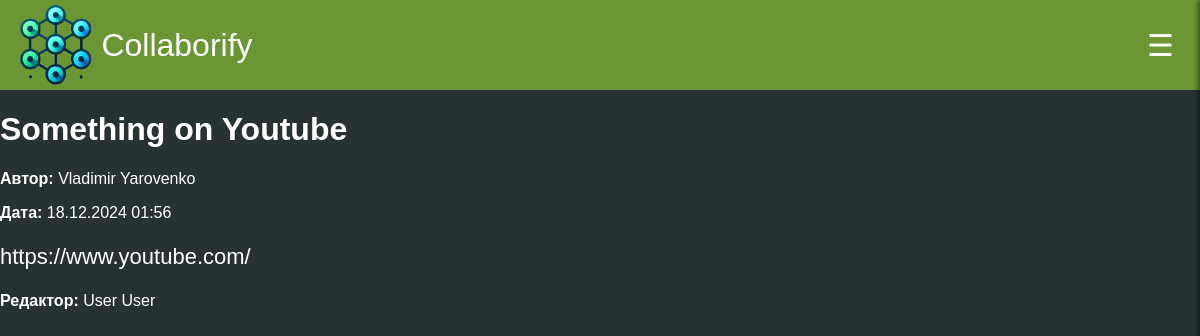
The app's page /news-detail/2/ with its own data.
### default_pages/models.py (models this page shows, shortened)
class News(models.Model):
    title = models.CharField(max_length=255)
    content = models.TextField()
    author = models.ForeignKey(
        CustomUser,
        on_delete=models.CASCADE,
        related_name="authored_news"
    )
    editor = models.ForeignKey(
        CustomUser,
        on_delete=models.SET_NULL,
        related_name="edited_news",
        null=True,
        blank=True
    )
    created_at = models.DateTimeField(auto_now_add=True)
    updated_at = models.DateTimeField(auto_now=True)
    class Meta:
        permissions = [('can_post_news', 'Can post news')]

### auth_sys/models.py (models this page shows, shortened)
class CustomUser(AbstractBaseUser, PermissionsMixin):
    MONTH_CHOICES = [
        (1, 'January'),
        (2, 'February'),
        (3, 'March'),
        (4, 'April'),
        (5, 'May'),
        (6, 'June'),
        (7, 'July'),
        (8, 'August'),
        (9, 'September'),
        (10, 'October'),
        (11, 'November'),
        (12, 'December'),
    ]
    username = None
    first_name = models.CharField(max_length=255)
    last_name = models.CharField(max_length=255)
    email = models.EmailField(unique=True)
    birth_day = models.PositiveIntegerField(null=True)
    birth_month = models.PositiveIntegerField(choices=MONTH_CHOICES, null=True)
    is_staff = models.BooleanField(default=False)
    is_superuser = models.BooleanField(default=False)
    is_active = models.BooleanField(default=True)
    role = models.ForeignKey(Group, on_delete=models.SET_NULL, null=True, blank=True)
    USERNAME_FIELD = "email"
    objects = CustomUserManager()

### default_pages/views.py (the view)
# urls.py: path('news-detail/<int:pk>/', views.NewsDetailView.as_view(), name='news-detail'),
class NewsDetailView(DetailView):
    model = News
    template_name = 'default_pages/news_detail.html'
    context_object_name = 'news_item'
    def get_queryset(self):
        return News.objects

### templates/default_pages/news_detail.html (shortened to what this page needs)
{% extends 'base.html' %}
{% load static %}
{% block content %}
  <link rel="stylesheet" href="{% static 'css/news-detail.css' %}">
  <h1>{{ news_item.title }}</h1>
  <p><strong>Автор:</strong> {{ news_item.author.first_name }} {{ news_item.author.last_name }}</p>
  <p><strong>Дата:</strong> {{ news_item.created_at|date:"d.m.Y H:i" }}</p>
  <p class="news-content">{{ news_item.content|linebreaksbr }}</p>
  {% if news_item.editor %}
    <p><strong>Редактор:</strong> {{ news_item.editor.first_name }} {{ news_item.editor.last_name }}</p>
  {% endif %}
{% endblock %}

### static/css/main.css (style rules this page uses)
body { margin: 0; font-family: Arial, Helvetica, sans-serif; background-color: #273232; color: #FFFFFF; }

### static/css/news-detail.css (style rules this page uses)
.news-content { font-size: 22px; }

### records on screen
News: title "Something on Youtube", author.first_name "Vladimir", author.last_name "Yarovenko", created_at "18.12.2024 01:56", content "https://www.youtube.com/", editor.first_name "User", editor.last_name "User"
